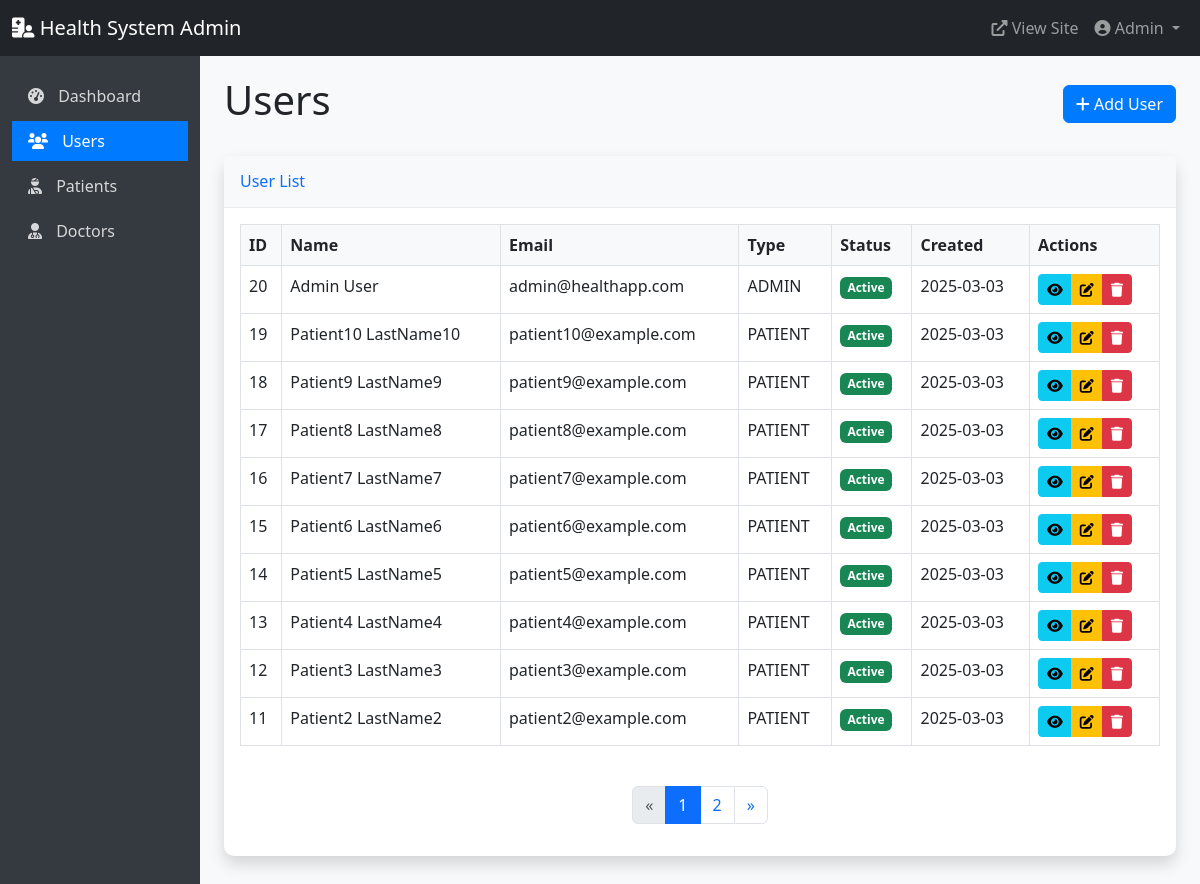
Screenshot of /admin_panel/users (signed in) with the database file from the repository.
### models.py (models this page shows, shortened)
class User(db.Model, UserMixin):
    __tablename__ = 'users'
    id = db.Column(db.Integer, primary_key=True)
    email = db.Column(db.String(120), unique=True, nullable=False)
    phone = db.Column(db.String(20), unique=True, nullable=False)
    password_hash = db.Column(db.String(128), nullable=False)
    first_name = db.Column(db.String(50), nullable=False)
    last_name = db.Column(db.String(50), nullable=False)
    user_type = db.Column(db.Enum(UserType), nullable=False)
    is_active = db.Column(db.Boolean, default=False)
    created_at = db.Column(db.DateTime, default=datetime.utcnow)
    updated_at = db.Column(db.DateTime, default=datetime.utcnow, onupdate=datetime.utcnow)
    phone_verified = db.Column(db.Boolean, default=False)
    phone_verification_code = db.Column(db.String(6))
    phone_verification_sent_at = db.Column(db.DateTime)
    email_verified = db.Column(db.Boolean, default=False)
    email_verification_token = db.Column(db.String(100))
    email_verification_sent_at = db.Column(db.DateTime)
    patient = db.relationship('Patient', backref='user', uselist=False, cascade='all, delete-orphan')
    doctor = db.relationship('Doctor', backref='user', uselist=False, cascade='all, delete-orphan')
    notifications = db.relationship('Notification', backref='user', lazy=True, cascade='all, delete-orphan')

### admin_routes.py (the view, shortened to what this page needs)
    def decorated_function(*args, **kwargs):
        if not current_user.is_authenticated:
            return redirect(url_for('auth.login'))
        if current_user.user_type == UserType.ADMIN:
            return f(*args, **kwargs)

### admin_routes.py (called while the page is built, shortened)
def admin_required(f):
    def decorated_function(*args, **kwargs):
        if not current_user.is_authenticated:
            return redirect(url_for('auth.login'))
        if current_user.user_type == UserType.ADMIN:
            return f(*args, **kwargs)
    decorated_function.__name__ = f.__name__
    decorated_function.__doc__ = f.__doc__
    return decorated_function

@admin_panel.route('/users')
@login_required
@admin_required
def users():
    page = request.args.get('page', 1, type=int)
    per_page = 10
    users = User.query.order_by(User.created_at.desc()).paginate(page=page, per_page=per_page)
    return render_template('admin/users.html', users=users)

### app.py (called while the page is built)
@login_manager.user_loader
def load_user(user_id):
    return User.query.get(int(user_id))

def create_app():
    app = Flask(__name__)
    app.config.from_object(get_config())
    app.config['SESSION_COOKIE_NAME'] = f'session_{uuid.uuid4().hex[:8]}'
    os.makedirs(app.config['UPLOAD_FOLDER'], exist_ok=True)
    db.init_app(app)
    login_manager.init_app(app)
    login_manager.login_view = 'auth.login'
    login_manager.login_message_category = 'info'
    mail.init_app(app)
    bcrypt.init_app(app)
    app.register_blueprint(main)
    app.register_blueprint(auth, url_prefix='/auth')
    app.register_blueprint(patient, url_prefix='/patient')
    app.register_blueprint(doctor, url_prefix='/doctor')
    app.register_blueprint(admin, url_prefix='/admin')
    app.register_blueprint(admin_panel)
    @app.context_processor
    def inject_now():
        return {'now': datetime.datetime.now()}
    return app

### templates/admin/users.html (shortened to what this page needs)
{% extends "admin/base.html" %}
{% block content %}
<div class="d-flex justify-content-between align-items-center mb-4">
    <h1>Users</h1>
    <a href="{{ url_for('admin_panel.create_user') }}" class="btn btn-primary">
        <i class="fas fa-plus"></i> Add User
    </a>
</div>
<div class="card shadow mb-4">
    <div class="card-header py-3">
        <h6 class="m-0 font-weight-bold text-primary">User List</h6>
    </div>
    <div class="card-body">
        <div class="table-responsive">
            <table class="table table-bordered" id="dataTable" width="100%" cellspacing="0">
                <thead>
                    <tr>
                        <th>ID</th>
                        <th>Name</th>
                        <th>Email</th>
                        <th>Type</th>
                        <th>Status</th>
                        <th>Created</th>
                        <th>Actions</th>
                    </tr>
                </thead>
                <tbody>
                    {% for user in users.items %}
                    <tr>
                        <td>{{ user.id }}</td>
                        <td>{{ user.first_name }} {{ user.last_name }}</td>
                        <td>{{ user.email }}</td>
                        <td>{{ user.user_type.name }}</td>
                        <td>
                            {% if user.is_active %}
                            <span class="badge bg-success">Active</span>
                            {% else %}
                            <span class="badge bg-danger">Inactive</span>
                            {% endif %}
                        </td>
                        <td>{{ user.created_at.strftime('%Y-%m-%d') }}</td>
                        <td>
                            <div class="btn-group" role="group">
                                <a href="{{ url_for('admin_panel.user_detail', user_id=user.id) }}" class="btn btn-sm btn-info">
                                    <i class="fas fa-eye"></i>
                                </a>
                                <a href="{{ url_for('admin_panel.edit_user', user_id=user.id) }}" class="btn btn-sm btn-warning">
                                    <i class="fas fa-edit"></i>
                                </a>
                                <button type="button" class="btn btn-sm btn-danger" data-bs-toggle="modal" data-bs-target="#deleteModal{{ user.id }}">
                                    <i class="fas fa-trash"></i>
                                </button>
                            </div>
                        </td>
                    </tr>
                    {% endfor %}
                </tbody>
            </table>
        </div>
        <nav aria-label="Page navigation">
            <ul class="pagination justify-content-center mt-4">
                {% if users.has_prev %}
                <li class="page-item">
                    <a class="page-link" href="{{ url_for('admin_panel.users', page=users.prev_num) }}" aria-label="Previous">
                        <span aria-hidden="true">&laquo;</span>
                    </a>
                </li>
                {% else %}
                <li class="page-item disabled">
                    <a class="page-link" href="#" aria-label="Previous">
                        <span aria-hidden="true">&laquo;</span>
                    </a>
                </li>
                {% endif %}
                {% for page_num in users.iter_pages(left_edge=1, right_edge=1, left_current=2, right_current=2) %}
                    {% if page_num %}
                        {% if users.page == page_num %}
                        <li class="page-item active">
                            <a class="page-link" href="{{ url_for('admin_panel.users', page=page_num) }}">{{ page_num }}</a>
                        </li>
                        {% else %}
                        <li class="page-item">
                            <a class="page-link" href="{{ url_for('admin_panel.users', page=page_num) }}">{{ page_num }}</a>
                        </li>
                        {% endif %}
                    {% else %}
                    <li class="page-item disabled">
                        <a class="page-link" href="#">...</a>
                    </li>
                    {% endif %}
                {% endfor %}
                {% if users.has_next %}
                <li class="page-item">
                    <a class="page-link" href="{{ url_for('admin_panel.users', page=users.next_num) }}" aria-label="Next">
                        <span aria-hidden="true">&raquo;</span>
                    </a>
                </li>
                {% else %}
                <li class="page-item disabled">
                    <a class="page-link" href="#" aria-label="Next">
                        <span aria-hidden="true">&raquo;</span>
                    </a>
                </li>
                {% endif %}
            </ul>
        </nav>
    </div>
</div>
{% endblock %}

### templates/admin/base.html (shortened to what this page needs)
<!DOCTYPE html>
<html lang="en">
<head>
    <link href="https://cdn.jsdelivr.net/npm/bootstrap@5.3.0-alpha1/dist/css/bootstrap.min.css" rel="stylesheet">
    <link rel="stylesheet" href="https://cdnjs.cloudflare.com/ajax/libs/font-awesome/6.0.0/css/all.min.css">
</head>
<body>
    <nav class="navbar navbar-expand-lg navbar-dark bg-dark">
        <div class="container-fluid">
            <a class="navbar-brand" href="{{ url_for('admin_panel.dashboard') }}">
                <i class="fas fa-hospital-user"></i> Health System Admin
            </a>
            <div class="collapse navbar-collapse" id="navbarNav">
                <ul class="navbar-nav ms-auto">
                    <li class="nav-item">
                        <a class="nav-link" href="{{ url_for('main.index') }}" target="_blank">
                            <i class="fas fa-external-link-alt"></i> View Site
                        </a>
                    </li>
                    <li class="nav-item dropdown">
                        <a class="nav-link dropdown-toggle" href="#" id="navbarDropdown" role="button" data-bs-toggle="dropdown">
                            <i class="fas fa-user-circle"></i> {{ current_user.first_name }}
                        </a>
                    </li>
                </ul>
            </div>
        </div>
    </nav>
    <div class="container-fluid">
        <div class="row">
            <div class="col-md-3 col-lg-2 d-md-block sidebar collapse">
                <div class="position-sticky">
                    <ul class="nav flex-column">
                        <li class="nav-item">
                            <a class="nav-link {% if request.endpoint == 'admin_panel.dashboard' %}active{% endif %}"
                               href="{{ url_for('admin_panel.dashboard') }}">
                                <i class="fas fa-tachometer-alt"></i> Dashboard
                            </a>
                        </li>
                        <li class="nav-item">
                            <a class="nav-link {% if request.endpoint == 'admin_panel.users' %}active{% endif %}"
                               href="{{ url_for('admin_panel.users') }}">
                                <i class="fas fa-users"></i> Users
                            </a>
                        </li>
                        <li class="nav-item">
                            <a class="nav-link {% if request.endpoint == 'admin_panel.patients' %}active{% endif %}"
                               href="{{ url_for('admin_panel.patients') }}">
                                <i class="fas fa-user-injured"></i> Patients
                            </a>
                        </li>
                        <li class="nav-item">
                            <a class="nav-link {% if request.endpoint == 'admin_panel.doctors' %}active{% endif %}"
                               href="{{ url_for('admin_panel.doctors') }}">
                                <i class="fas fa-user-md"></i> Doctors
                            </a>
                        </li>
                    </ul>
                </div>
            </div>
            <main class="col-md-9 ms-sm-auto col-lg-10 px-md-4 main-content">
                {% block content %}{% endblock %}
            </main>
        </div>
    </div>
</body>
</html>

### templates/admin/base.html (style rules this page uses)
body { font-family: 'Segoe UI', Tahoma, Geneva, Verdana, sans-serif; background-color: #f8f9fa; }
.sidebar { min-height: calc(100vh - 56px); background-color: #343a40; padding-top: 20px; }
.sidebar .nav-link { color: rgba(255, 255, 255, 0.8); margin-bottom: 5px; }
.sidebar .nav-link.active { color: #fff; background-color: #007bff; }
.sidebar .nav-link i { margin-right: 10px; }
.main-content { padding: 20px; }
.card { margin-bottom: 20px; border: none; border-radius: 10px; box-shadow: 0 0.125rem 0.25rem rgba(0, 0, 0, 0.075); }
.card-header { background-color: #f8f9fa; border-bottom: 1px solid #e9ecef; font-weight: 600; }
.table th { font-weight: 600; background-color: #f8f9fa; }
.btn-primary { background-color: #007bff; border-color: #007bff; }
.badge { padding: 0.4em 0.6em; font-size: 75%; }

### rows the page displays
User: first_name "Admin"
User: id "20", first_name "Admin", last_name "User", email "admin@healthapp.com", user_type.name "ADMIN", is_active "Active", created_at "2025-03-03"
User: id "19", first_name "Patient10", last_name "LastName10", email "patient10@example.com", user_type.name "PATIENT", is_active "Active", created_at "2025-03-03"
User: id "18", first_name "Patient9", last_name "LastName9", email "patient9@example.com", user_type.name "PATIENT", is_active "Active", created_at "2025-03-03"
User: id "17", first_name "Patient8", last_name "LastName8", email "patient8@example.com", user_type.name "PATIENT", is_active "Active", created_at "2025-03-03"
User: id "16", first_name "Patient7", last_name "LastName7", email "patient7@example.com", user_type.name "PATIENT", is_active "Active", created_at "2025-03-03"
User: id "15", first_name "Patient6", last_name "LastName6", email "patient6@example.com", user_type.name "PATIENT", is_active "Active", created_at "2025-03-03"
User: id "14", first_name "Patient5", last_name "LastName5", email "patient5@example.com", user_type.name "PATIENT", is_active "Active", created_at "2025-03-03"
User: id "13", first_name "Patient4", last_name "LastName4", email "patient4@example.com", user_type.name "PATIENT", is_active "Active", created_at "2025-03-03"
User: id "12", first_name "Patient3", last_name "LastName3", email "patient3@example.com", user_type.name "PATIENT", is_active "Active", created_at "2025-03-03"
User: id "11", first_name "Patient2", last_name "LastName2", email "patient2@example.com", user_type.name "PATIENT", is_active "Active", created_at "2025-03-03"

### other values shown
{{ page_num }} "1"
{{ page_num }} "2"
